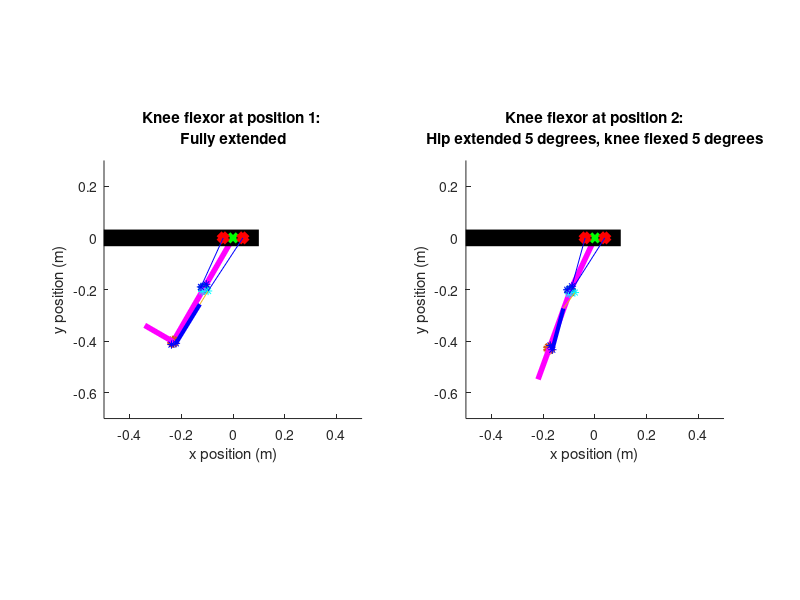

Reproduce this figure in MATLAB. (Note: this script raises an error after producing the figure.)
%% Biarticular analysis of the quadruped hind legs
clear, close('all'), clc

%% Define given geometric and physical constants

% This simulation is intended to provide a static analysis and rough visual
% depiction of a cam/pulley system. CAM radii are sown as points around the
% knee
%% Define given geometric and physical constants

% Defining hind leg section lengths
l1 = 8.92 * (0.0254);               % [m] Limb length 1 (inches to meters conversion)
l2 = 9.37 * (0.0254);               % [m] Limb length 2 (inches to meters conversion)
l3 = 5 * (0.0254);                % [m] Limb length 3 (inches to meters conversion)

% Define gravitational constant
g = 9.8;                            % [m/s^2]

% Define length of actuatorsL_KFb = 14 * (0.0254);              
L_AF = 9 * (0.0254);                % [m] Ankle flexor length (inches to meters conversion)
L_AE = 9 * (0.0254);                % [m] Ankle extensor length (inches to meters conversion)
L_KF = 8 * (0.0254);                % [m] Knee flexor length (inches to meters conversion)
L_KE = 8 * (0.0254);                % [m] Knee extensor length (inches to meters conversion)
L_KFb = 12 * (0.0254);              % [m] Biarticular knee flexor length (inches to meters conversion)
L_KEb = 12 * (0.0254);              % [m] Biarticular knee flexor length (inches to meters conversion)
L_AEb = 7 * (0.0254);              % [m] Biarticular ankle extensor length (inches to meters conversion)

% Define actuator masses based on linear density estimate of 1.698 kg/m
m_AF = 1.698 * L_AF;                % [kg] Ankle flexor mass
m_AE = 1.698 * L_AE;                % [kg] Ankle extensor mass
m_KF = 1.698 * L_KF;                % [kg] Knee flexor mass
m_KE = 1.698 * L_KE;                % [kg] Knee extensor mass

% Define mass values of the hind leg sections
me = 0.0205;                        % [kg] Mass of encoders
m1 = 0.1302;                        % [kg] Section 1 leg mass
m2 = 0.1302;                        % [kg] Section 2 leg mass
m3 = 0.09814;                       % [kg] Section 3 leg mass

% Define maximum actuator strain estimate 
k_max = 0.1667;                     % [-]

% Define r1 and r2 for the flexor and extensor, corresponding to the cam
% radius at positon one and two
r1_KFb_length = .75 * (0.0254);          % [m] (inches to meter conversion)
r1_KEb_length = 0.5 * (0.0254);         % [m] (inches to meter conversion)
r2_KFb_length = 0.5 * (0.0254);         % [m] (inches to meter conversion)
r2_KEb_length = .75* (0.0254);          % [m] (inches to meter conversion)
r1_AEb_length = 0.5 * (0.0254);         % [m] (inches to meter conversion)
r2_AEb_length = 0.5 * (0.0254);         % [m] (inches to meter conversion)

% Define where point of rotation of the upper end of the knee actuators is in the
% xy plane, with the hip point of rotation as the origin
b_KFb_top = [1.5, 0]* (0.0254);            % [m] (inches to meter conversion)
b_KEb_top = [-1.5, 0]* (0.0254);           % [m] (inches to meter conversion)

% Define the safety factor of required force
SF = 1;                           % [-]

%Define BPA model constants (eq 4 from paper)
a0 = 254.3e3;                       % [Pa] Model Parameter 0
a1 = 192e3;                         % [Pa] Model Parameter 1
a2 = 2.0265;                        % [-] Model Parameter 2
a3 = -0.461;                        % [-] Model Parameter 3
a4 = -0.331e-3;                     % [1/N] Model Parameter 4
a5 = 1.23e3;                        % [Pa/N] Model Parameter 5
a6 = 15.6e3;                        % [Pa] Model Parameter 6

% Define the hysteresis factor
S = 1;                               % [0,1]

%% Define fully extended position of the knee in 2D space (position 1)

% Origin is at hip joint point of rotation
% Fully extended position occurs when the femur is -30 degrees from
% vertical, with knee fully extended. Fully flexed position occurs when
% the femur is 30 degrees from vertical with knee fully flexed

% Define angle from horizontal for fully extended position (position 1)
theta1_pos1 = 30;                               % [degrees]

% Define the knee location in the xy plane at position 1 from hip angle
% and femur length
knee_pos1(1) = (-l1 * sind(theta1_pos1));                      % [m]
knee_pos1(2) = (-l1 * cosd(theta1_pos1));                      % [m]

% Define the length of the radius of attatchment end point for the knee(the point where
% the string inserts to the frame) from known angles and length of r
r1_KFb_pos1 = [(knee_pos1(1) + r1_KFb_length * cosd(theta1_pos1)), (knee_pos1(2) - r1_KFb_length * sind(theta1_pos1))]; % [m]
r2_KFb_pos1 = [(knee_pos1(1) - r2_KFb_length * sind(theta1_pos1)), (knee_pos1(2) - r2_KFb_length * cosd(theta1_pos1))]; % [m]
r1_KEb_pos1 = [(knee_pos1(1) - r1_KEb_length * cosd(theta1_pos1)), (knee_pos1(2) + r1_KEb_length * sind(theta1_pos1))]; % [m]
r2_KEb_pos1 = [(knee_pos1(1) + r2_KEb_length * sind(theta1_pos1)), (knee_pos1(2) + r2_KEb_length * cosd(theta1_pos1))]; % [m]

% Define the ankle position from the defined angles, knee position, and
% tibia length
ankle_pos1(1) = (knee_pos1(1) - l2 * sind(theta1_pos1));        % [m]
ankle_pos1(2) = (knee_pos1(2) - l2 * cosd(theta1_pos1));        % [m]

% Define the length of the radius of attatchment end point for the ankle(the point where
% the string inserts to the frame) from known angles and length of r
r1_AEb_pos1 = [(ankle_pos1(1) + r1_AEb_length * cosd(theta1_pos1)), (ankle_pos1(2) - r1_AEb_length * sind(theta1_pos1))]; % [m]
r2_AEb_pos1 = [(ankle_pos1(1) - r2_AEb_length * sind(theta1_pos1)), (ankle_pos1(2) - r2_AEb_length * cosd(theta1_pos1))]; % [m]

% Define the toe postion, modeling the foot as a straight line
toe_pos1 = [(ankle_pos1(1) - l3 * cosd(theta1_pos1)) (ankle_pos1(2) + l3 * sind(theta1_pos1))];

%Define upper actuator position 1
upper_AEb_pos1 = r1_AEb_pos1 + L_AEb * ((r1_KFb_pos1 - r1_AEb_pos1) / norm(r1_AEb_pos1 - r1_KFb_pos1));

%Define string length
string = norm(upper_AEb_pos1 - r1_KFb_pos1);

%% Plot fully extended position of the knee in 2D space (position 1)
figure(1)
subplot(1, 2, 1)
hold on

% Plot the femur from knee position, and add a marker at the knee
plot([0, knee_pos1(1)], [0, knee_pos1(2)], '-m', 'LineWidth', 4)
plot(knee_pos1(1), knee_pos1(2), 'o', 'LineWidth', 3)

% Plot the tibia from knee to ankle points
plot([knee_pos1(1), ankle_pos1(1)], [knee_pos1(2), ankle_pos1(2)], '-m', 'LineWidth', 4)

% Plot the cam radii for the knee flexor and extensor (2 each) for position 1 as
% points
plot(r1_KFb_pos1(1), r1_KFb_pos1(2), '*c')
plot(r2_KFb_pos1(1), r2_KFb_pos1(2), '*c')
plot(r1_KEb_pos1(1), r1_KEb_pos1(2), '*b')
plot(r2_KEb_pos1(1), r2_KEb_pos1(2), '*b')

% Plot the ankle/foot as a circle
plot(ankle_pos1(1), ankle_pos1(2), 'o', 'LineWidth', 3)

% Plot the foot as a straight line
plot([ankle_pos1(1) toe_pos1(1)], [ankle_pos1(2) toe_pos1(2)], '-m', 'LineWidth', 4) 

% Plot the CAM radii for the ankle
plot(r1_AEb_pos1(1), r1_AEb_pos1(2), '*b')
plot(r2_AEb_pos1(1), r2_AEb_pos1(2), '*b')

% Plot the ankle extensor actuator
plot([upper_AEb_pos1(1) r1_AEb_pos1(1)], [upper_AEb_pos1(2) r1_AEb_pos1(2)], '-b', 'LineWidth', 3)

% Plot the string from the ankle actuator to the knee
plot([upper_AEb_pos1(1) r1_KFb_pos1(1)], [upper_AEb_pos1(2) r1_KFb_pos1(2)])

% Plot the hip/body as a horizontal line for reference
plot([-1, .1], [0, 0], '-k', 'LineWidth', 12)

% Mark the hip joint as the origin
plot(0,0, 'xg', 'LineWidth', 3)

% Plot the final pulley point before string goes to the tibia for the
% flexor and extensor
plot(b_KFb_top(1), b_KFb_top(2), 'xr', 'LineWidth', 5)
plot(b_KEb_top(1), b_KEb_top(2), 'xr', 'LineWidth', 5)

% Plot the lines representing strings for the flexor and extensor
plot([b_KFb_top(1) r1_KFb_pos1(1)], [b_KFb_top(2) r1_KFb_pos1(2)], 'b')
plot([b_KEb_top(1) r1_KEb_pos1(1)], [b_KEb_top(2) r1_KEb_pos1(2)], 'b')

% Finish labeling the plot
hold off
xlim([-0.5 0.5])
ylim([-0.7 0.3])
title(sprintf('Knee flexor at position 1: \nFully extended'))
xlabel('x position (m)')
ylabel('y position (m)')
daspect([1 1 1])

%% Define fully flexed position (position 2) using rotational matrices

% Define 2D rotational matrix in xy-plane as a function of degrees rotated
% counter-clockwise
rotz = @(t) [cosd(t) -sind(t) ; sind(t) cosd(t)] ;

% Define hip rotation in degrees
rot_hip = input(sprintf('Enter the desired hip rotation from fully flexed: ') );                                              % [degrees]

% Rotate the knee about the origin 60 degrees
knee_pos2 = rotz(rot_hip) * knee_pos1';

% Define knee rotation in degrees
rot_knee = input(sprintf('\nEnter the desired knee rotation from fully extended: ') );                                              % [degrees]

%Rotate the all points below the knee about the knee 90 degrees
ankle_pos2 = rotz(rot_knee) * ((rotz(rot_hip) * ankle_pos1') - knee_pos2)+ knee_pos2;
r1_KFb_pos2 = rotz(rot_knee) * ((rotz(rot_hip) * r1_KFb_pos1') - knee_pos2) + knee_pos2;
r2_KFb_pos2 = rotz(rot_knee) * ((rotz(rot_hip) * r2_KFb_pos1') - knee_pos2) + knee_pos2;
r1_KEb_pos2 = rotz(rot_knee) * ((rotz(rot_hip) * r1_KEb_pos1') - knee_pos2) + knee_pos2;
r2_KEb_pos2 = rotz(rot_knee) * ((rotz(rot_hip) * r2_KEb_pos1') - knee_pos2) + knee_pos2;
toe_pos2 = rotz(rot_knee) * ((rotz(rot_hip) * toe_pos1') - knee_pos2)+ knee_pos2;
r1_AEb_pos2 = rotz(rot_knee) * ((rotz(rot_hip) * r1_AEb_pos1') - knee_pos2)+ knee_pos2;
r2_AEb_pos2 = rotz(rot_knee) * ((rotz(rot_hip) * r2_AEb_pos1') - knee_pos2)+ knee_pos2;

%Rotate the foot and ankle cam about the ankle 90 degrees
toe_pos2 = rotz(90) * (toe_pos2 - ankle_pos2)+ ankle_pos2;
r1_AEb_pos2 = rotz(90) * (r1_AEb_pos2 - ankle_pos2)+ ankle_pos2;
r2_AEb_pos2 = rotz(90) * (r2_AEb_pos2 - ankle_pos2)+ ankle_pos2;

% Define upper ankle actuator position
upper_AEb_pos2 = r2_KFb_pos2 + string * ((r2_AEb_pos2 - r1_KFb_pos2)/ norm(r2_AEb_pos2 - r1_KFb_pos2));

%% Plot fully flexed position of the knee in 2D space (position 2)
subplot(1, 2, 2)
hold on

% Plot the femur from knee position, and add a marker at the knee
plot([0, knee_pos2(1)], [0, knee_pos2(2)], '-m', 'LineWidth', 4)
plot(knee_pos2(1), knee_pos2(2), 'o', 'LineWidth', 3)

% Plot the tibia from knee to ankle points
plot([knee_pos2(1), ankle_pos2(1)], [knee_pos2(2), ankle_pos2(2)], '-m', 'LineWidth', 4)

% Plot the cam radii for flexor and extensor (2 each) for position 1 as
% points
plot(r1_KFb_pos2(1), r1_KFb_pos2(2), '*c')
plot(r2_KFb_pos2(1), r2_KFb_pos2(2), '*c')
plot(r1_KEb_pos2(1), r1_KEb_pos2(2), '*b')
plot(r2_KEb_pos2(1), r2_KEb_pos2(2), '*b')

% Plot the ankle/foot as a circle
plot(ankle_pos2(1), ankle_pos2(2), 'o', 'LineWidth', 3)

% Plot the hip/body as a horizontal line for reference
plot([-1, .1], [0, 0], '-k', 'LineWidth', 12)

% Mark the hip joint as the origin
plot(0,0, 'xg', 'LineWidth', 3)

% Plot the foot as a straight line
plot([ankle_pos2(1) toe_pos2(1)], [ankle_pos2(2) toe_pos2(2)], '-m', 'LineWidth', 4)

% Plot the CAM radii for the ankle
plot(r1_AEb_pos2(1), r1_AEb_pos2(2), '*b')
plot(r2_AEb_pos2(1), r2_AEb_pos2(2), '*b')

% Plot the ankle extensor actuator
plot([upper_AEb_pos2(1) r2_AEb_pos2(1)], [upper_AEb_pos2(2) r2_AEb_pos2(2)], '-b', 'LineWidth', 3)

% Plot the string from the ankle actuator to the knee
plot([upper_AEb_pos2(1) r1_KFb_pos2(1)], [upper_AEb_pos2(2) r1_KFb_pos2(2)])

% Plot the final pulley point before string goes to the tibia for the
% lfexor and extensor
plot(b_KFb_top(1), b_KFb_top(2), 'xr', 'LineWidth', 5)
plot(b_KEb_top(1), b_KEb_top(2), 'xr', 'LineWidth', 5)

% Plot the lines representing strings for the flexor and extensor
plot([b_KFb_top(1) r2_KFb_pos2(1)], [b_KFb_top(2) r2_KFb_pos2(2)], 'b')
plot([b_KEb_top(1) r2_KEb_pos2(1)], [b_KEb_top(2) r2_KEb_pos2(2)], 'b')

% Finish labeling the plot
xlim([-0.5 0.5])
ylim([-0.7 0.3])
title(sprintf('Knee flexor at position 2:\nHip extended %.0f degrees, knee flexed %.0f degrees', rot_hip, rot_knee))
xlabel('x position (m)')
ylabel('y position (m)')
daspect([1 1 1])


%% Define the strain necessary to achieve position 2

% Define length of fully contracted actuator based on previously defined
% vectors
delta_L_KFb = norm(r1_KFb_pos1 - b_KFb_top) + ((pi()*(2*((r1_KFb_length/2)^2 + (r2_KFb_length/2)^2))^0.5)/4) - norm(r2_KFb_pos2' - b_KFb_top);
delta_L_KEb = -norm(r1_KEb_pos1 - b_KEb_top) + norm(r2_KEb_pos2' - b_KEb_top);
%delta_L_AEb = norm(spike_pos1 - upper_AEb_pos1) - norm(spike_pos2 - upper_AEb_pos2);

% Calculate strain from contracted and resting lengths
k_KFb = delta_L_KFb / L_KFb;
k_KEb = delta_L_KEb / L_KEb;
%k_AEb = delta_L_AEb / L_AEb;

%Print out actuator lengths and strains
fprintf('\nHip rotation: %.0f degrees', rot_hip)
fprintf('\nKnee rotation: %.0f degrees', rot_knee)

fprintf('\n\nBA knee flexor actuator length: %.0f inches', L_KFb/0.0254)
fprintf('\nBA knee flexor strain to achieve this position: %.2f', k_KFb)

fprintf('\n\nBA knee extensor actuator length: %.0f inches', L_KEb/0.0254)
fprintf('\nBA knee extensor strain to achieve this position: %.2f\n', k_KEb)

fprintf('\n\nBA ankle extensor actuator length: %.0f inches', L_AEb/0.0254)
%fprintf('\nBA ankle extensor strain to achieve this position: %.2f\n', k_AEb)

%% Torque calculations for the biarticular knee flexor and knee extensor

% NOTE: THESE HAVE ONLY BEEN SET UP TO DEFINE TORQUE AT SET POSITIONS.
% Needs modification to find force at a given rotation.

% Torque requirements for knee flexor:
% Define torques created by the weight of the different leg segments
T1_KFb = 0.5 * l1 * cosd(60) * (m1 + m_KF + m_KE) * g;                      % [N-m]
T2_KFb = (l1 * cosd(60) + 0.5 * l2 * sind(60)) * (m1 + m_AF + m_AE) * g;    % [N-m]
T3_KFb = (l1 * cosd(60) + (l2 + l3/2) * sind(60)) * m3 * g;                 % [N-m]

% Define force necessary for actuator to exert to hold leg at position 2
F_KFb = (T1_KFb + T2_KFb + T3_KFb) / r2_KFb_length;                % [N]         


% Torque requirements for knee extensor:
% Define torques created by the weight of the different leg segments
T1_KEb = 0.5 * l1 * sind(30) * (m1 + m_KF + m_KE) * g;             % [N-m]
T2_KEb = ((l1 + 0.5 * l2) * sind(30)) * (m1 + m_AF + m_AE) * g;    % [N-m]
T3_KEb = (((l1 + l2) * sind(30)) + (l3/2)) * m3 * g;               % [N-m]

% Define force necessary for actuator to exert to hold leg at position 1
F_KEb = (T1_KEb + T2_KEb + T3_KEb) / r1_KEb_length;                % [N] 


% Torque requirements for extensor extensor:
% Define torques created by the weight of the different leg segments
T2_AEb = (0.5 * l2 * cosd(30)) * (m2 + m_AF + m_AE) * g;           % [N-m]
T3_AEb = ((l2 + 0.5 * l3) * cosd(30)) * m3 * g;                    % [N-m]

% Define force necessary for actuator to exert to hold leg at position 1
%F_AEb = (T2_AEb + T3_KEb) / (spike_length * sind(45));                % [N] 

% Print out force required to hold position 1 and 2 for the knee extensor
% and flexor, respectfully
fprintf('\nThe required force for the BA knee flexor to hold position 2 is %.1f pounds', F_KFb/4.448)
fprintf('\nThe required force for the BA knee extensor to hold position 1 is %.1f pounds', F_KEb/4.448)
%fprintf('\nThe required force for the BA ankle extensor to hold position 1 is %.1f pounds', F_AEb/4.448)

%% Plotting strain vs necessary pressure for a given force

% Constructing a pressure vs strain plot for BPAs of varying force based on
% equation 4.

% Define range of strains
k = 0.001:0.001:0.2;            % []
k_max = 0.17;                   % []
F = (0:6:36) * 4.448;           % [N] (pounds to newtons conversion)
S = 1;                          % [0,1] hysteresis 

key = strings(1,length(F));

figure(2)
% plot pressure vs strain, each loop doing a different applied force
for n = 1:length(F)
    P = a0 + (a1 * tan( a2 * ((k./ (a4 * F(n) + k_max)) + a3))) + (a5 * F(n)) + (a6 * S); % [Pa]
    plot(k, P/1000, '.')
    hold on
    key(n) = sprintf('Applied force: %.1f pounds', F(n)/4.448);
end

% Plot strain and forces required for position 1 and 2 for biarticular knee
% muscles
plot(k_KFb, 0.001 * (a0 + (a1 * tan( a2 * ((k_KFb./ (a4 * F_KFb + k_max)) + a3))) + (a5 * F_KFb) + (a6 * S)), 'xr', 'LineWidth', 2)
plot(k_KEb, 0.001 * (a0 + (a1 * tan( a2 * ((k_KEb./ (a4 * F_KEb + k_max)) + a3))) + (a5 * F_KEb) + (a6 * S)), 'xb', 'LineWidth', 2)

% Plot maximum pressure line at P = 620 kPa
plot([0 .2], [620 620], '-r')

% Finish plot formatting
key(8) = 'BA KF at pos1';
key(9) = 'BA KE at pos2';
legend(key)
xlabel('Strain')
ylabel('Pressure (kPa)')
xlim([0 0.2])
ylim([0 700])
title(sprintf('%.1f inch biarticular knee actuators', L_KFb/0.0254))
